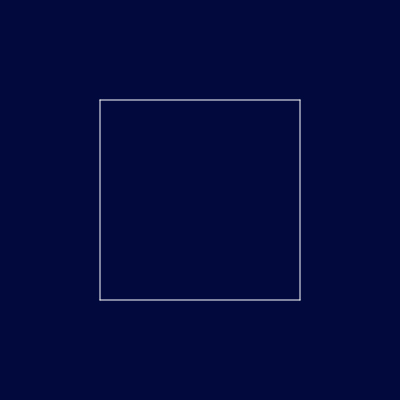
Frame 1 (no input)
Frame 60 (no input): identical to frame 1, image omitted
Frame 120 (the mouse pressed at the canvas centre since frame 60): identical to frame 1, image omitted

The p5.js sketch that drew this single still picture (run headless with seeded random() and noise() and a simulated clock; from frame 60 on, the mouse is pressed at the canvas centre):

// p5.js sketch
// ── sketch.js
function setup() {
  createCanvas(400,400);
}


function draw() {
  background(1, 9, 61);
  translate(width/2,height/2)
  
  stroke(255);
  
  let x = width/4
  let y = height/4

  line(x,-y,x,y);
  line(-x,-y,-x,y);
  line(-x,y,x,y);
  line(-x,-y,x,-y);

  
  x = lerp(x, mouseX, 0.01);
  y = lerp(y, mouseY, 0.01);
}
